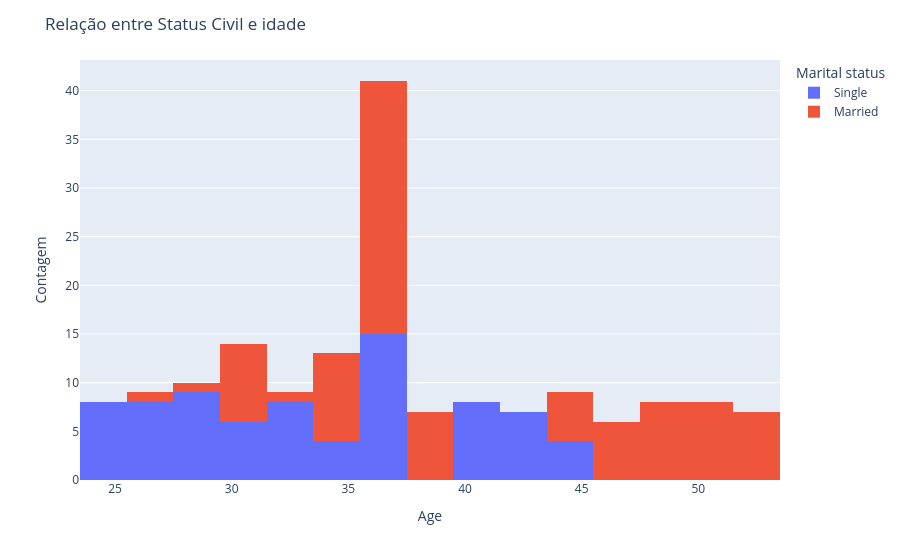

The cell this chart's notebook holds for it:
### Markdown cell above
**D) Realize a análise Bivariada.
Tente responder as seguintes perguntas com gráficos seguidos de insights:**



*   Existe relação entre a idade e o status civil?
*   Qual a relação entre o score de crédito e o nível de escolaridade?
*  O salário parece influenciar na idade?
* O salário parece influenciar no Score de Crédito?
* Clientes com casa própria tendem a ter um score mais alto?

### Code cell
#seu código aqui
# a) Estado civil e idade
fig = px.histogram(df, x='Age', color='Marital Status', barmode='stack')

fig.update_layout(title='Relação entre Status Civil e idade',
                  xaxis_title='Age',
                  yaxis_title='Contagem',
                  legend_title='Marital status')

fig.show()

### Figure 1 — Plotly figure (JSON) as saved in the notebook; plotly's stock layout.template omitted (floating-point values rounded to 4 significant figures)
{"data": [{"bingroup": "x", "hovertemplate": "Marital Status=Single<br>Age=%{x}<br>count=%{y}<extra></extra>", "legendgroup": "Single", "marker": {"color": "#636efa", "pattern": {"shape": ""}}, "name": "Single", "orientation": "v", "showlegend": true, "type": "histogram", "x": [25.0, 40.0, 26.0, 31.0, 37.0, 37.0, 37.0, 37.0, 37.0, 37.0, 43.0, 29.0, 34.0, 44.0, 25.0, 40.0, 26.0, 31.0, 41.0, 27.0, 32.0, 42.0, 28.0, 33.0, 43.0, 29.0, 34.0, 44.0, 25.0, 25.0, 40.0, 26.0, 31.0, 41.0, 27.0, 32.0, 42.0, 28.0, 33.0, 37.0, 37.0, 37.0, 37.0, 37.0, 25.0, 40.0, 26.0, 31.0, 41.0, 27.0, 32.0, 42.0, 28.0, 33.0, 43.0, 29.0, 34.0, 44.0, 25.0, 25.0, 28.0, 31.0, 32.0, 25.0, 40.0, 26.0, 31.0, 37.0, 37.0, 37.0, 37.0, 28.0, 33.0, 43.0, 29.0, 34.0, 44.0], "xaxis": "x", "yaxis": "y"}, {"bingroup": "x", "hovertemplate": "Marital Status=Married<br>Age=%{x}<br>count=%{y}<extra></extra>", "legendgroup": "Married", "marker": {"color": "#EF553B", "pattern": {"shape": ""}}, "name": "Married", "orientation": "v", "showlegend": true, "type": "histogram", "x": [30.0, 35.0, 45.0, 50.0, 37.0, 37.0, 37.0, 37.0, 37.0, 37.0, 37.0, 48.0, 53.0, 39.0, 49.0, 30.0, 35.0, 45.0, 50.0, 36.0, 46.0, 51.0, 37.0, 47.0, 52.0, 38.0, 48.0, 53.0, 39.0, 49.0, 30.0, 35.0, 30.0, 35.0, 45.0, 50.0, 36.0, 46.0, 51.0, 37.0, 47.0, 52.0, 37.0, 37.0, 37.0, 37.0, 37.0, 37.0, 37.0, 30.0, 35.0, 45.0, 50.0, 36.0, 46.0, 51.0, 37.0, 47.0, 52.0, 38.0, 48.0, 53.0, 39.0, 49.0, 30.0, 35.0, 30.0, 35.0, 33.0, 26.0, 29.0, 34.0, 30.0, 35.0, 45.0, 50.0, 36.0, 37.0, 37.0, 37.0, 37.0, 37.0, 38.0, 48.0, 53.0, 39.0, 49.0], "xaxis": "x", "yaxis": "y"}], "layout": {"barmode": "stack", "legend": {"title": {"text": "Marital status"}, "tracegroupgap": 0}, "margin": {"t": 60}, "title": {"text": "Relação entre Status Civil e idade"}, "xaxis": {"anchor": "y", "domain": [0, 1], "title": {"text": "Age"}}, "yaxis": {"anchor": "x", "domain": [0, 1], "title": {"text": "Contagem"}}}}
